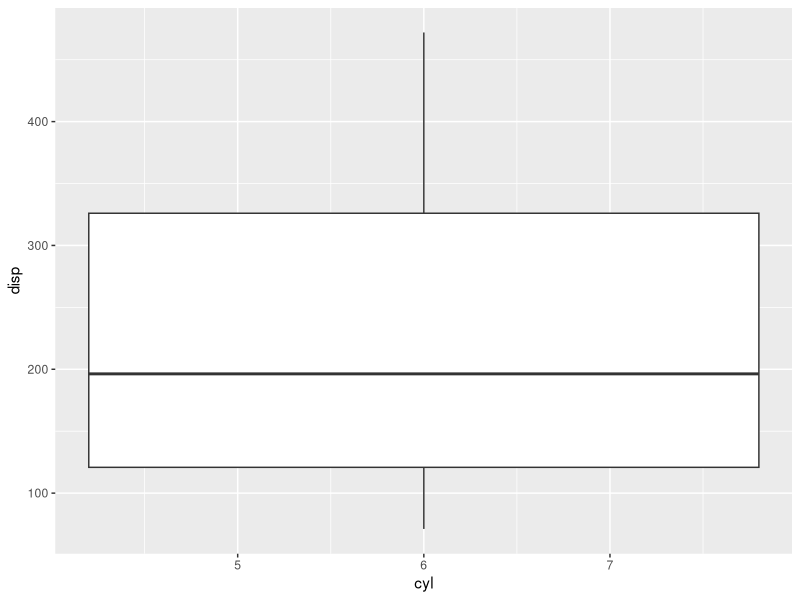

Generate this figure with R:
## ---- chunk 1
library(ggplot2)
## ---- chunk 2
ggplot(mtcars, aes(x = cyl, y = disp)) +
  geom_boxplot()
## ---- chunk 3
head(mtcars, 5)[1:4] |> knitr::kable()
